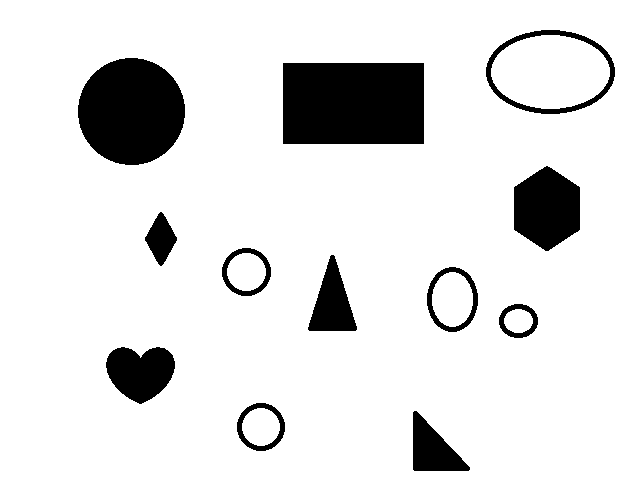
#> input picture 29/formasGeometricas.png, 640 x 480 px
$ python 29.py
#> lines starting #> are read from the running program, lines starting #| are printed output that depends on the picture; after the words box and inside, x2 and y2 are one past the last pixel; in counts of white or black regions, pixels touching at a corner belong together

import cv2 as cv
import numpy as np
from pathlib import Path # adaptacao dos caminhos no mac

pasta_atual = Path(__file__).parent
caminho_imagem = pasta_atual / "formasGeometricas.png"
imagemOriginal = cv.imread(str(caminho_imagem))
#> imagemOriginal is the input picture: shape (480, 640, 3); 88% white; 12 black regions, largest, box (x1, y1, x2, y2) and area: (283, 63, 424, 144) 11421, (78, 58, 185, 165) 8982, (514, 166, 580, 251) 4244

imagemCinza = cv.cvtColor(imagemOriginal, cv.COLOR_BGR2GRAY)
imagemSuavizada = cv.GaussianBlur(imagemCinza, (3, 3), 2)#evita ruídos pq houg [e] sensivel a [pixels serrilhados
#quando eu tentei com o kernel 9x9 mais de um circulo foi detectado na regiao de apenas um circulo
#ja com com sigma em 0 um circulo que tinha um formato de elipse nem foi detectado

circulos = cv.HoughCircles(imagemSuavizada,cv.HOUGH_GRADIENT,
    dp=1,
    minDist=50,
    param1=50,
    param2=30,
    minRadius=10,
    maxRadius=200
)
#> circulos = [[131.5, 109.5, 52.8], [245.5, 271.5, 19.6], [260.5, 427.5, 24], [451.5, 307.5, 23.8], [582.5, 70.5, 31.5], [521.5, 320.5, 16], [517.5, 70.5, 31.9]]
imagemResultado = imagemOriginal.copy()#sobrepoe os desenhoss de resultado na img original

if circulos is not None: #se houverem circulos, faca
    circulos = np.uint16(np.around(circulos))
#> circulos = [[132, 110, 53], [246, 272, 20], [260, 428, 24], [452, 308, 24], [582, 70, 32], [522, 320, 16], [518, 70, 32]]
    print(f"total de círculos detectados: {len(circulos[0])}")
#| total de círculos detectados: 7
    for c in circulos[0, :]:#tipo uma matriz x , y, raio
        centro = (c[0], c[1]) #x, y
        raio = c[2]#tamanho do raio
        cv.circle(imagemResultado, centro, raio, (0, 255, 0), 3)
        cv.circle(imagemResultado, centro, 2, (0, 0, 255), 5)
#> this loop made 7 passes
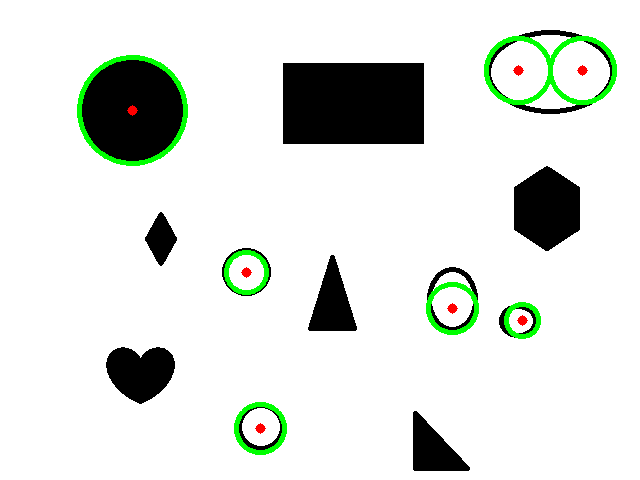
#> imagemResultado: shape (480, 640, 3); 2.19% of pixels changed, all inside (x1, y1, x2, y2) = (77, 36, 617, 455)
else:
    print("nenhum círculo encontrado")

cv.imshow('original', imagemOriginal)
cv.imshow('Hough (circulos detectados)', imagemResultado)
caminho_saida = pasta_atual / "imagemGerada.png"
cv.imwrite(str(caminho_saida), imagemResultado)

cv.waitKey(0)
cv.destroyAllWindows()
